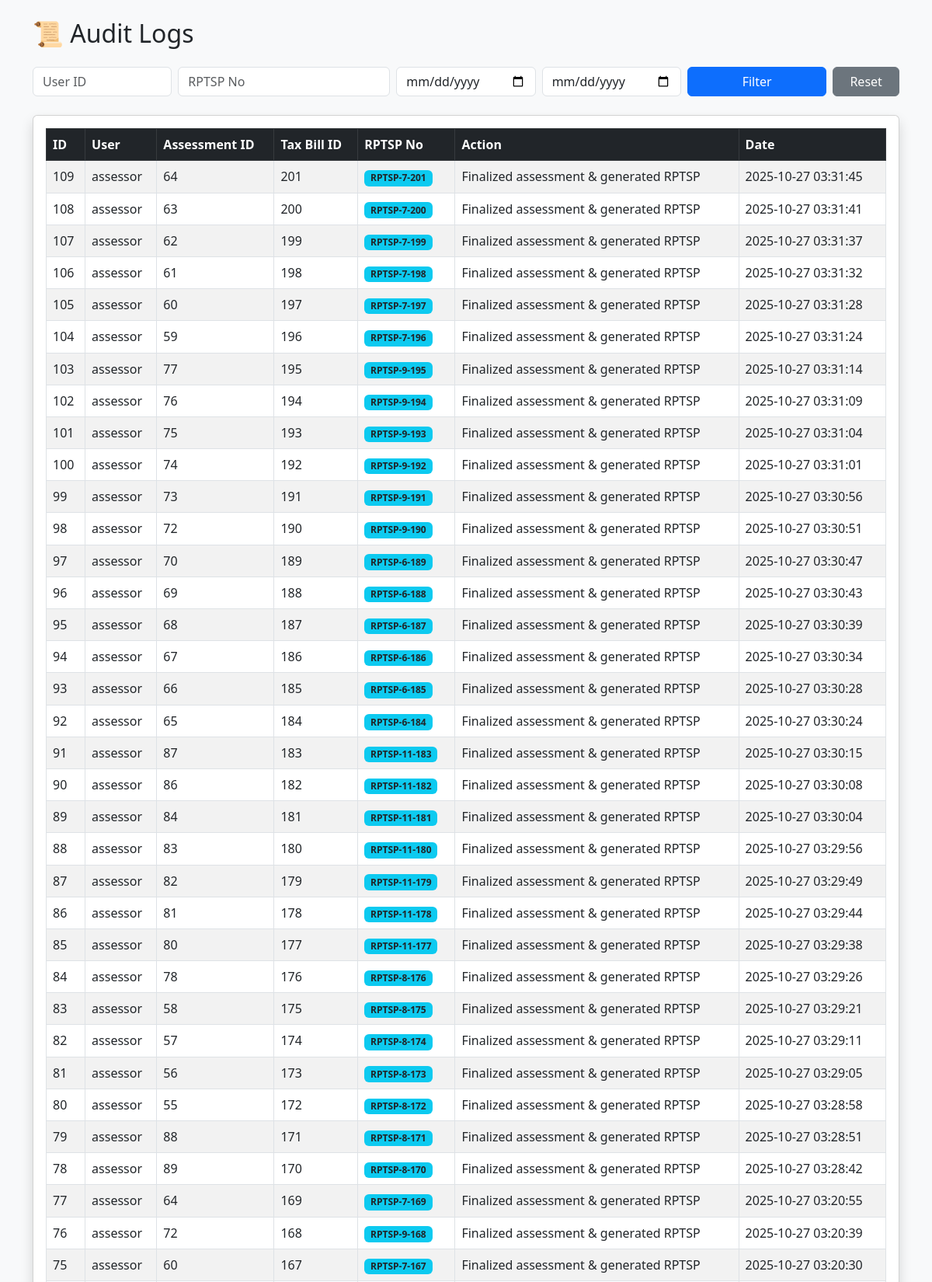
The page /logs.php (upper part) on the database its author committed.
### tables this page shows
CREATE TABLE `logs` (
  `id` int(11) NOT NULL,
  `user_id` int(11) DEFAULT NULL,
  `assessment_id` int(11) NOT NULL,
  `tax_bill_id` int(11) NOT NULL,
  `rptsp_no` varchar(50) NOT NULL,
  `action` varchar(100) NOT NULL,
  `created_at` timestamp NOT NULL DEFAULT current_timestamp()
);

CREATE TABLE `users` (
  `id` int(11) NOT NULL,
  `emp_idno` varchar(50) DEFAULT NULL,
  `username` varchar(50) NOT NULL,
  `password` varchar(255) NOT NULL,
  `name` varchar(100) NOT NULL,
  `role` enum('admin','assessor','assessment_clerk','treasurer','cashier','viewer','hr','hr_staff','employee') NOT NULL DEFAULT 'viewer',
  `email` varchar(100) DEFAULT NULL,
  `contact_no` varchar(30) DEFAULT NULL,
  `status` enum('active','inactive') NOT NULL DEFAULT 'active',
  `last_login` datetime DEFAULT NULL,
  `created_at` timestamp NOT NULL DEFAULT current_timestamp(),
  `updated_at` timestamp NOT NULL DEFAULT current_timestamp() ON UPDATE current_timestamp(),
  `failed_attempts` int(11) NOT NULL DEFAULT 0,
  `locked_until` datetime DEFAULT NULL
);

### logs.php (the view, shortened to what this page needs)
<?php
require 'db.php';
$whereSQL = "";
$sql = "SELECT l.id, l.assessment_id, l.tax_bill_id, l.rptsp_no, l.action, l.created_at,
               u.username AS user_name
        FROM logs l
        LEFT JOIN users u ON l.user_id = u.id
        $whereSQL
        ORDER BY l.created_at DESC";
$stmt = $mysqli->prepare($sql);
$stmt->execute();
$result = $stmt->get_result();
?>
<!DOCTYPE html>
<html>
<head>
    <link rel="stylesheet" href="https://cdn.jsdelivr.net/npm/bootstrap@5.3.0/dist/css/bootstrap.min.css">
</head>
<body class="bg-light">
<div class="container mt-4">
    <h2 class="mb-4">📜 Audit Logs</h2>
    <form method="get" class="row g-2 mb-4">
        <div class="col-md-2">
            <input type="text" name="user_id" class="form-control" placeholder="User ID" value="<?= htmlspecialchars($_GET['user_id'] ?? '') ?>">
        </div>
        <div class="col-md-3">
            <input type="text" name="rptsp_no" class="form-control" placeholder="RPTSP No" value="<?= htmlspecialchars($_GET['rptsp_no'] ?? '') ?>">
        </div>
        <div class="col-md-2">
            <input type="date" name="date_from" class="form-control" value="<?= htmlspecialchars($_GET['date_from'] ?? '') ?>">
        </div>
        <div class="col-md-2">
            <input type="date" name="date_to" class="form-control" value="<?= htmlspecialchars($_GET['date_to'] ?? '') ?>">
        </div>
        <div class="col-md-2">
            <button type="submit" class="btn btn-primary w-100">Filter</button>
        </div>
        <div class="col-md-1">
            <a href="logs.php" class="btn btn-secondary w-100">Reset</a>
        </div>
    </form>
    <div class="card shadow">
        <div class="card-body">
            <table class="table table-bordered table-striped table-hover">
                <thead class="table-dark">
                    <tr>
                        <th>ID</th>
                        <th>User</th>
                        <th>Assessment ID</th>
                        <th>Tax Bill ID</th>
                        <th>RPTSP No</th>
                        <th>Action</th>
                        <th>Date</th>
                    </tr>
                </thead>
                <tbody>
                    <?php while ($row = $result->fetch_assoc()): ?>
                        <tr>
                            <td><?= $row['id'] ?></td>
                            <td><?= htmlspecialchars($row['user_name'] ?? $row['user_id']) ?></td>
                            <td><?= $row['assessment_id'] ?></td>
                            <td><?= $row['tax_bill_id'] ?></td>
                            <td><span class="badge bg-info text-dark"><?= htmlspecialchars($row['rptsp_no']) ?></span></td>
                            <td><?= htmlspecialchars($row['action']) ?></td>
                            <td><?= $row['created_at'] ?></td>
                        </tr>
                    <?php endwhile; ?>
                </tbody>
            </table>
        </div>
    </div>
</div>
</body>
</html>

### rows shown on the page
logs: id "109", user.username "assessor", assessment "64", tax_bill "201", rptsp_no "RPTSP-7-201", action "Finalized assessment & generated RPTSP", created_at "2025-10-27 03:31:45"
logs: id "108", user.username "assessor", assessment "63", tax_bill "200", rptsp_no "RPTSP-7-200", action "Finalized assessment & generated RPTSP", created_at "2025-10-27 03:31:41"
logs: id "107", user.username "assessor", assessment "62", tax_bill "199", rptsp_no "RPTSP-7-199", action "Finalized assessment & generated RPTSP", created_at "2025-10-27 03:31:37"
logs: id "106", user.username "assessor", assessment "61", tax_bill "198", rptsp_no "RPTSP-7-198", action "Finalized assessment & generated RPTSP", created_at "2025-10-27 03:31:32"
logs: id "105", user.username "assessor", assessment "60", tax_bill "197", rptsp_no "RPTSP-7-197", action "Finalized assessment & generated RPTSP", created_at "2025-10-27 03:31:28"
logs: id "104", user.username "assessor", assessment "59", tax_bill "196", rptsp_no "RPTSP-7-196", action "Finalized assessment & generated RPTSP", created_at "2025-10-27 03:31:24"
logs: id "103", user.username "assessor", assessment "77", tax_bill "195", rptsp_no "RPTSP-9-195", action "Finalized assessment & generated RPTSP", created_at "2025-10-27 03:31:14"
logs: id "102", user.username "assessor", assessment "76", tax_bill "194", rptsp_no "RPTSP-9-194", action "Finalized assessment & generated RPTSP", created_at "2025-10-27 03:31:09"
logs: id "101", user.username "assessor", assessment "75", tax_bill "193", rptsp_no "RPTSP-9-193", action "Finalized assessment & generated RPTSP", created_at "2025-10-27 03:31:04"
logs: id "100", user.username "assessor", assessment "74", tax_bill "192", rptsp_no "RPTSP-9-192", action "Finalized assessment & generated RPTSP", created_at "2025-10-27 03:31:01"
logs: id "99", user.username "assessor", assessment "73", tax_bill "191", rptsp_no "RPTSP-9-191", action "Finalized assessment & generated RPTSP", created_at "2025-10-27 03:30:56"
logs: id "98", user.username "assessor", assessment "72", tax_bill "190", rptsp_no "RPTSP-9-190", action "Finalized assessment & generated RPTSP", created_at "2025-10-27 03:30:51"
logs: id "97", user.username "assessor", assessment "70", tax_bill "189", rptsp_no "RPTSP-6-189", action "Finalized assessment & generated RPTSP", created_at "2025-10-27 03:30:47"
logs: id "96", user.username "assessor", assessment "69", tax_bill "188", rptsp_no "RPTSP-6-188", action "Finalized assessment & generated RPTSP", created_at "2025-10-27 03:30:43"
logs: id "95", user.username "assessor", assessment "68", tax_bill "187", rptsp_no "RPTSP-6-187", action "Finalized assessment & generated RPTSP", created_at "2025-10-27 03:30:39"
logs: id "94", user.username "assessor", assessment "67", tax_bill "186", rptsp_no "RPTSP-6-186", action "Finalized assessment & generated RPTSP", created_at "2025-10-27 03:30:34"
logs: id "93", user.username "assessor", assessment "66", tax_bill "185", rptsp_no "RPTSP-6-185", action "Finalized assessment & generated RPTSP", created_at "2025-10-27 03:30:28"
logs: id "92", user.username "assessor", assessment "65", tax_bill "184", rptsp_no "RPTSP-6-184", action "Finalized assessment & generated RPTSP", created_at "2025-10-27 03:30:24"
logs: id "91", user.username "assessor", assessment "87", tax_bill "183", rptsp_no "RPTSP-11-183", action "Finalized assessment & generated RPTSP", created_at "2025-10-27 03:30:15"
logs: id "90", user.username "assessor", assessment "86", tax_bill "182", rptsp_no "RPTSP-11-182", action "Finalized assessment & generated RPTSP", created_at "2025-10-27 03:30:08"
logs: id "89", user.username "assessor", assessment "84", tax_bill "181", rptsp_no "RPTSP-11-181", action "Finalized assessment & generated RPTSP", created_at "2025-10-27 03:30:04"
logs: id "88", user.username "assessor", assessment "83", tax_bill "180", rptsp_no "RPTSP-11-180", action "Finalized assessment & generated RPTSP", created_at "2025-10-27 03:29:56"
logs: id "87", user.username "assessor", assessment "82", tax_bill "179", rptsp_no "RPTSP-11-179", action "Finalized assessment & generated RPTSP", created_at "2025-10-27 03:29:49"
logs: id "86", user.username "assessor", assessment "81", tax_bill "178", rptsp_no "RPTSP-11-178", action "Finalized assessment & generated RPTSP", created_at "2025-10-27 03:29:44"
logs: id "85", user.username "assessor", assessment "80", tax_bill "177", rptsp_no "RPTSP-11-177", action "Finalized assessment & generated RPTSP", created_at "2025-10-27 03:29:38"
logs: id "84", user.username "assessor", assessment "78", tax_bill "176", rptsp_no "RPTSP-8-176", action "Finalized assessment & generated RPTSP", created_at "2025-10-27 03:29:26"
logs: id "83", user.username "assessor", assessment "58", tax_bill "175", rptsp_no "RPTSP-8-175", action "Finalized assessment & generated RPTSP", created_at "2025-10-27 03:29:21"
logs: id "82", user.username "assessor", assessment "57", tax_bill "174", rptsp_no "RPTSP-8-174", action "Finalized assessment & generated RPTSP", created_at "2025-10-27 03:29:11"
logs: id "81", user.username "assessor", assessment "56", tax_bill "173", rptsp_no "RPTSP-8-173", action "Finalized assessment & generated RPTSP", created_at "2025-10-27 03:29:05"
logs: id "80", user.username "assessor", assessment "55", tax_bill "172", rptsp_no "RPTSP-8-172", action "Finalized assessment & generated RPTSP", created_at "2025-10-27 03:28:58"
logs: id "79", user.username "assessor", assessment "88", tax_bill "171", rptsp_no "RPTSP-8-171", action "Finalized assessment & generated RPTSP", created_at "2025-10-27 03:28:51"
logs: id "78", user.username "assessor", assessment "89", tax_bill "170", rptsp_no "RPTSP-8-170", action "Finalized assessment & generated RPTSP", created_at "2025-10-27 03:28:42"
logs: id "77", user.username "assessor", assessment "64", tax_bill "169", rptsp_no "RPTSP-7-169", action "Finalized assessment & generated RPTSP", created_at "2025-10-27 03:20:55"
logs: id "76", user.username "assessor", assessment "72", tax_bill "168", rptsp_no "RPTSP-9-168", action "Finalized assessment & generated RPTSP", created_at "2025-10-27 03:20:39"
logs: id "75", user.username "assessor", assessment "60", tax_bill "167", rptsp_no "RPTSP-7-167", action "Finalized assessment & generated RPTSP", created_at "2025-10-27 03:20:30"
